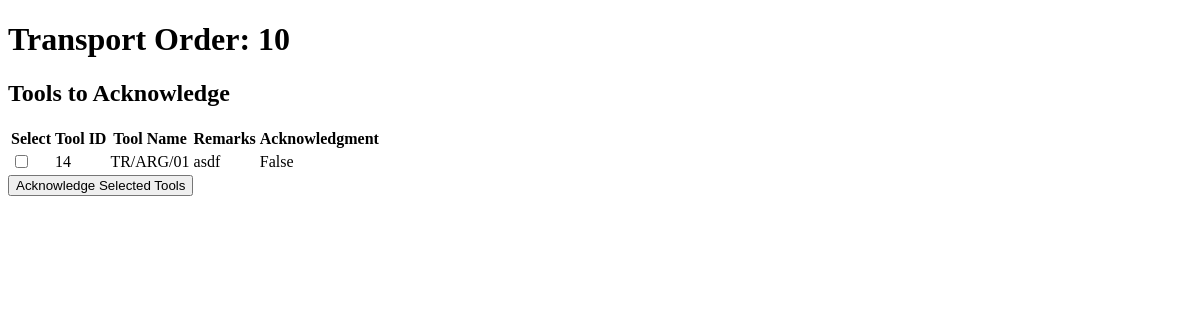
The app's page /transport_acknowledge_tools/10/, older data.
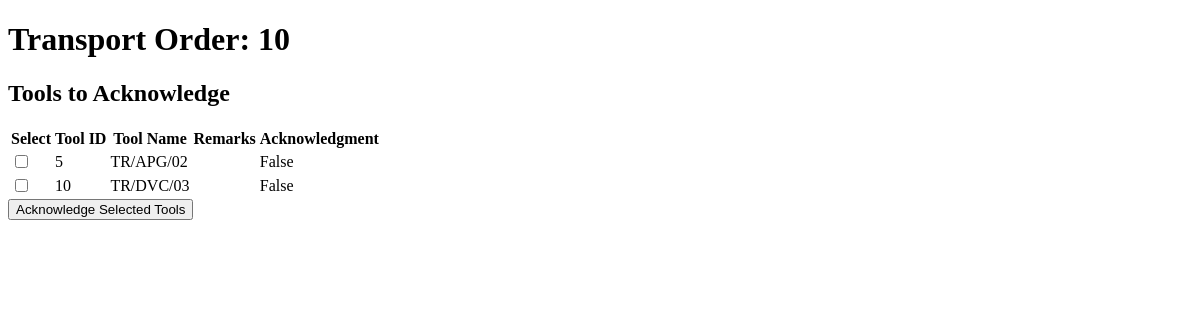
The same page, newer data.
### app1/models.py (models this page shows, shortened)
class TransportTools(models.Model):
    transporttool_id = models.AutoField(primary_key=True)
    transport = models.ForeignKey(TransportOrder, on_delete=models.CASCADE)
    tool = models.ForeignKey(InstrumentModel, on_delete=models.SET_NULL, null=True)
    tool_movement_remarks = models.TextField(default="Transport Tool", blank=True, null=True)
    acknowledgment = models.BooleanField(default=False)
    class Meta:
        unique_together = ('transport', 'tool')

class InstrumentModel(models.Model):
    instrument_no = models.AutoField(primary_key=True)
    instrument_name = models.CharField(max_length=32)
    manufacturer_name = models.CharField(max_length=32, blank=True, null=True, default=None)
    year_of_purchase = models.DateField(blank=True, null=True)
    gst = models.SmallIntegerField(default=18, blank=True, null=True)
    description = models.CharField(max_length=160, blank=True, null=True, default=None)
    instrument_range = models.CharField(max_length=16, blank=True, null=True, default=None)
    least_count = models.CharField(max_length=8, blank=True, null=True, default=None)
    type_of_tool = models.ForeignKey(InstrumentGroupMaster, on_delete=models.SET_NULL, null=True, blank=True, default=1)
    calibration_frequency = models.IntegerField(default=365, blank=True, null=True)
    service_status = models.BooleanField(default=False)
    current_shed = models.ForeignKey(ShedDetails, on_delete=models.SET_NULL, null=True, default=1, blank=True)
    notification_date = models.DateField(null=True, blank=True, default=now)
    class Meta:
        unique_together = ('instrument_name',)

### app1/views.py (the view, shortened to what this page needs)
# urls.py: path('transport_acknowledge_tools/<int:order_id>/', TransportAcknowledgmentToolsView.as_view(), name='transport_acknowledge_tools'),
@method_decorator(csrf_exempt, name='dispatch')
class TransportAcknowledgmentToolsView(View):
    def get(self, request, order_id):
        transport_order = get_object_or_404(TransportOrder, pk=order_id)
        return render(request, 'app1/transport_acknowledge_tools.html', {'transport_order': transport_order})

### app1/templates/app1/transport_acknowledge_tools.html (shortened to what this page needs)
<!DOCTYPE html>
<html lang="en">
<head>
</head>
<body>
    <h1>Transport Order: {{ transport_order.movement_id }}</h1>
    <h2>Tools to Acknowledge</h2>
    <form method="post" action="{% url 'transport_acknowledge_tools' transport_order.movement_id %}">
        <table>
            <thead>
                <tr>
                    <th>Select</th>
                    <th>Tool ID</th>
                    <th>Tool Name</th>
                    <th>Remarks</th>
                    <th>Acknowledgment</th>
                </tr>
            </thead>
            <tbody>
                {% for tool in transport_order.transporttools_set.all %}
                <tr>
                    <td>
                        <input type="checkbox" name="tool_ids" value="{{ tool.tool.instrument_no }}" {% if tool.acknowledgment %}checked disabled{% endif %}>
                    </td>
                    <td>{{ tool.tool.instrument_no }}</td>
                    <td>{{ tool.tool.instrument_name }}</td>
                    <td>{{ tool.tool_movement_remarks }}</td>
                    <td>{{ tool.acknowledgment }}</td>
                </tr>
                {% endfor %}
            </tbody>
        </table>
        <button type="submit">Acknowledge Selected Tools</button>
    </form>
</body>
</html>

Row changes from the older to the newer data that the page shows:
removed TransportTools: tool.instrument_no "14", tool.instrument_name "TR/ARG/01", tool_movement_remarks "asdf", acknowledgment "False"
added TransportTools: tool.instrument_no "5", tool.instrument_name "TR/APG/02", acknowledgment "False"
added TransportTools: tool.instrument_no "10", tool.instrument_name "TR/DVC/03", acknowledgment "False"
